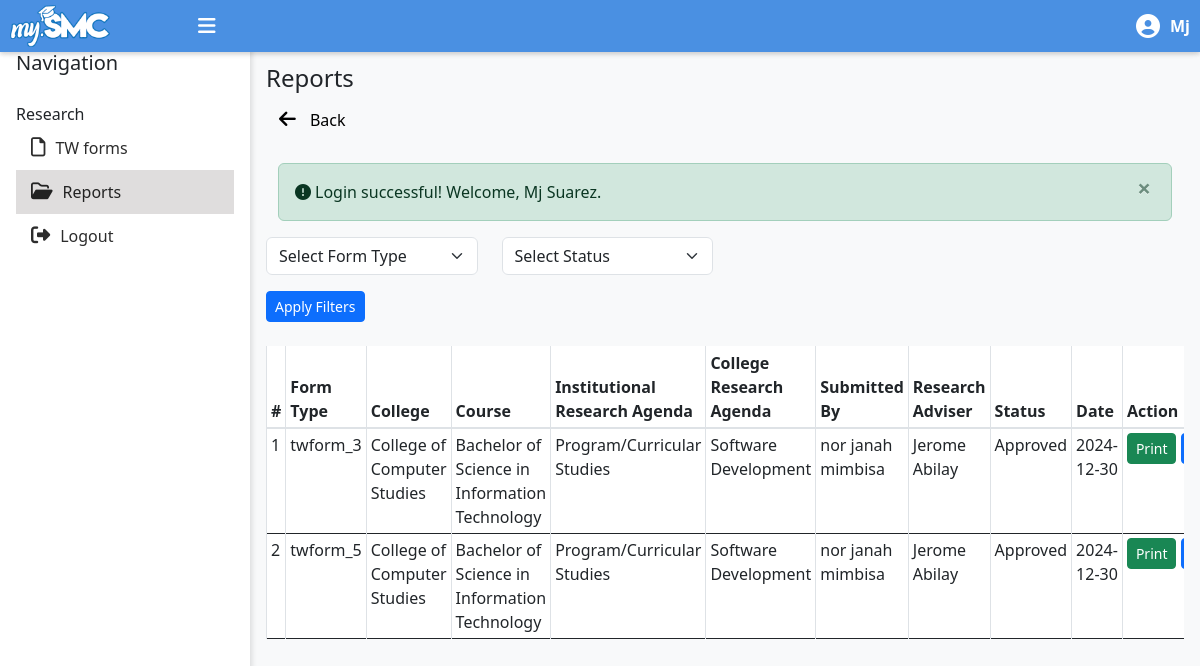
The app's page /advisor/reports.php (signed in) with its own data.
### tables this page shows
CREATE TABLE `tw_forms` (
  `tw_form_id` int(11) NOT NULL,
  `form_type` enum('twform_1','twform_2','twform_3','twform_4','twform_5','twform_6') NOT NULL,
  `ir_agenda_id` int(11) NOT NULL,
  `col_agenda_id` int(11) NOT NULL,
  `department_id` int(11) NOT NULL,
  `course_id` int(11) NOT NULL,
  `user_id` int(11) NOT NULL,
  `research_adviser_id` int(11) NOT NULL,
  `overall_status` enum('pending','approved','rejected','') NOT NULL,
  `comments` text DEFAULT NULL,
  `submission_date` date DEFAULT NULL,
  `last_updated` timestamp NOT NULL DEFAULT current_timestamp()
);

CREATE TABLE `departments` (
  `department_id` int(11) NOT NULL,
  `department_name` varchar(255) NOT NULL
);

CREATE TABLE `courses` (
  `course_id` int(11) NOT NULL,
  `course_name` varchar(255) NOT NULL,
  `department_id` int(11) DEFAULT NULL
);

CREATE TABLE `institutional_research_agenda` (
  `ir_agenda_id` int(11) NOT NULL,
  `ir_agenda_name` varchar(255) NOT NULL,
  `sub_areas` text DEFAULT NULL
);

CREATE TABLE `college_research_agenda` (
  `agenda_id` int(11) NOT NULL,
  `agenda_name` varchar(255) NOT NULL,
  `department_id` int(11) DEFAULT NULL,
  `description` text DEFAULT NULL
);

CREATE TABLE `accounts` (
  `user_id` int(255) NOT NULL,
  `username` varchar(50) NOT NULL,
  `password` varchar(255) NOT NULL,
  `firstname` varchar(50) NOT NULL,
  `lastname` varchar(50) NOT NULL,
  `contact` varchar(13) NOT NULL,
  `department_id` int(11) NOT NULL,
  `smc_email` varchar(255) NOT NULL,
  `user_type` enum('student','dean','panelist','rmo_staff','subject_advisor') NOT NULL,
  `date_created` datetime NOT NULL DEFAULT current_timestamp()
);

### messages.php (called while the page is built, shortened)
<?php
$messages = isset($_SESSION['messages']) ? $_SESSION['messages'] : [];
?>

### advisor/reports.php (the view, shortened to what this page needs)
<?php
    include('advisor-master.php');
    require '../config/connect.php';
    include '../messages.php';
    $user_id = $_SESSION['user_id'];
    $query = "SELECT department_id FROM ACCOUNTS WHERE user_id = ?";
    $stmt = mysqli_prepare($conn, $query);
    mysqli_stmt_bind_param($stmt, "i", $user_id);
    mysqli_stmt_execute($stmt);
    $result = mysqli_stmt_get_result($stmt);
    $user_data = mysqli_fetch_assoc($result);
    $department_id = $user_data['department_id'];
function getTWForms($department_id, $twform_type = null, $overall_status = null) {
    global $conn;
    $query = "
        SELECT
            tw.tw_form_id,
            tw.form_type,
            tw.user_id,
            ira.ir_agenda_name AS ir_agenda,
            col_agenda.agenda_name AS col_agenda,
            tw.department_id AS department,
            tw.course_id AS course,
            tw.research_adviser_id AS adviser,
            tw.comments,
            tw.overall_status,
            tw.submission_date,
            tw.last_updated,
            u.firstname AS student_firstname,
            u.lastname AS student_lastname,
            dep.department_name AS department_name,
            cou.course_name AS course_name,
            advisor.firstname AS adviser_firstname,
            advisor.lastname AS adviser_lastname
        FROM TW_FORMS tw
        LEFT JOIN ACCOUNTS u ON tw.user_id = u.user_id
        LEFT JOIN DEPARTMENTS dep ON tw.department_id = dep.department_id
        LEFT JOIN COURSES cou ON tw.course_id = cou.course_id
        LEFT JOIN institutional_research_agenda ira ON tw.ir_agenda_id = ira.ir_agenda_id
        LEFT JOIN college_research_agenda col_agenda ON tw.col_agenda_id = col_agenda.agenda_id
        LEFT JOIN ACCOUNTS advisor ON tw.research_adviser_id = advisor.user_id AND advisor.user_type = 'panelist'
        WHERE tw.department_id = ? AND tw.form_type IN ('twform_3', 'twform_5')
    ";
    $query .= " ORDER BY tw.last_updated DESC";
    $stmt = mysqli_prepare($conn, $query);
    $params = [$department_id];
    mysqli_stmt_bind_param($stmt, str_repeat('s', count($params)), ...$params);
    mysqli_stmt_execute($stmt);
    $result = mysqli_stmt_get_result($stmt);
    $twform_details = [];
    while ($row = mysqli_fetch_assoc($result)) {
        $twform_details[] = $row;
    }
    return $twform_details;
}
$twform_type = $_GET['twform_type'] ?? null;
$overall_status = $_GET['overall_status'] ?? null;
$twform_details = getTWForms($department_id, $twform_type, $overall_status);
?>
<section id="tw-forms" class="pt-4">
    <div class="header-container pt-4">
        <h4 class="text-left">Reports</h4>
    </div>
    <div class="d-flex justify-content-between align-items-center mb-4">
        <a href="javascript:history.back()" class="btn btn-link" style="font-size: 1rem; text-decoration: none; color: black;">
            <i class="fas fa-arrow-left" style="margin-right: 10px; font-size: 1.2rem;"></i>
            Back
        </a>
    </div>
    <?php if (!empty($messages)): ?>
        <div class="container mt-3">
            <?php foreach ($messages as $message): ?>
                <div class="alert alert-<?= htmlspecialchars($message['tags']) ?> alert-dismissible fade show" role="alert">
                <i class="fa-solid fa-circle-exclamation mr-1"></i><?= htmlspecialchars($message['content']) ?>
                    <button type="button" class="close" data-bs-dismiss="alert" aria-label="Close">
                        <span aria-hidden="true">&times;</span>
                    </button>
                </div>
            <?php endforeach; ?>
        </div>
    <?php endif; ?>
    <div class="row mb-3">
        <div class="col-md-3">
            <select id="twform_type" class="form-select">
                <option value="">Select Form Type</option>
            </select>
        </div>
        <div class="col-md-3">
            <select id="overall_status" class="form-select">
                <option value="">Select Status</option>
            </select>
        </div>
    </div>
    <div class="d-flex justify-content-between align-items-center mb-4">
        <button id="apply-filters" class="btn btn-primary btn-sm">Apply Filters</button>
    </div>
    <div class="table-responsive">
        <table id="items-table" class="table table-bordered table-sm display">
            <thead class="thead-background">
                <tr>
                    <th>#</th>
                    <th>Form Type</th>
                    <th>College</th>
                    <th>Course</th>
                    <th>Institutional Research Agenda</th>
                    <th>College Research Agenda</th>
                    <th>Submitted By</th>
                    <th>Research Adviser</th>
                    <th>Status</th>
                    <th>Date</th>
                    <th>Action</th>
                </tr>
            </thead>
            <tbody>
                <?php $i = 1; foreach ($twform_details as $form): ?>
                    <tr>
                        <td><?= $i++; ?></td>
                        <td><?= $form['form_type'] ?></td>
                        <td><?= $form['department_name'] ?></td>
                        <td><?= $form['course_name'] ?></td>
                        <td><?= $form['ir_agenda'] ?></td>
                        <td><?= $form['col_agenda'] ?></td>
                        <td><?= $form['student_firstname'] . ' ' . $form['student_lastname'] ?></td>
                        <td><?= $form['adviser_firstname'] . ' ' . $form['adviser_lastname'] ?></td>
                        <td><?= ucfirst($form['overall_status']) ?></td>
                        <td><?= $form['submission_date'] ?></td>
                        <td>
                            <?php
                                switch ($form['form_type']) {
                                    case 'twform_3':
                                        $pdfPage = 'generate_twform3_pdf.php';
                                        break;
                                    case 'twform_5':
                                        $pdfPage = 'generate_twform5_pdf.php';
                                        break;
                                }
                            ?>
                            <div class="d-flex justify-content-between align-items-center mb-1" style="gap: 5px">
                                <?php if ($pdfPage): ?>
                                    <a href="../<?= $pdfPage ?>?tw_form_id=<?= $form['tw_form_id'] ?>&action=I" class="btn btn-success btn-sm" target="_blank">Print</a>
                                    <a href="../<?= $pdfPage ?>?tw_form_id=<?= $form['tw_form_id'] ?>&action=D" class="btn btn-primary btn-sm" target="_blank">Download</a>
                                <?php else: ?>
                                    <span class="text-muted">PDF generation not available for this form type.</span>
                                <?php endif; ?>
                            </div>
                        </td>
                    </tr>
                <?php endforeach; ?>
            </tbody>
        </table>
    </div>
</section>
<?php
include('advisor-master.php');
?>

### css/dashboard.css (style rules this page uses)
body { display: flex; min-height: 100vh; margin: 0; background-color: #a8b5c7; }
.form-select { width: auto; min-width: 200px; }
.alert { padding: 10px; display: flex; align-items: center; max-width: 100%; margin-bottom: 20px; border-radius: 5px; }

### advisor/reports.php (style rules this page uses)
.thead-background { background-color:rgb(56, 120, 193); color: white; }

### records on screen
tw_forms: form_type "twform_3", department.department_name "College of Computer Studies", course.course_name "Bachelor of Science in Information Technology", ir_agenda.ir_agenda_name "Program/Curricular Studies", col_agenda.agenda_name "Software Development", user.firstname "nor janah", user.lastname "mimbisa", accounts.firstname "Jerome", accounts.lastname "Abilay", overall_status "Approved", submission_date "2024-12-30"
tw_forms: form_type "twform_5", department.department_name "College of Computer Studies", course.course_name "Bachelor of Science in Information Technology", ir_agenda.ir_agenda_name "Program/Curricular Studies", col_agenda.agenda_name "Software Development", user.firstname "nor janah", user.lastname "mimbisa", accounts.firstname "Jerome", accounts.lastname "Abilay", overall_status "Approved", submission_date "2024-12-30"

### other values on screen
$firstname "Mj"
$message['content'] "Login successful! Welcome, Mj Suarez."
